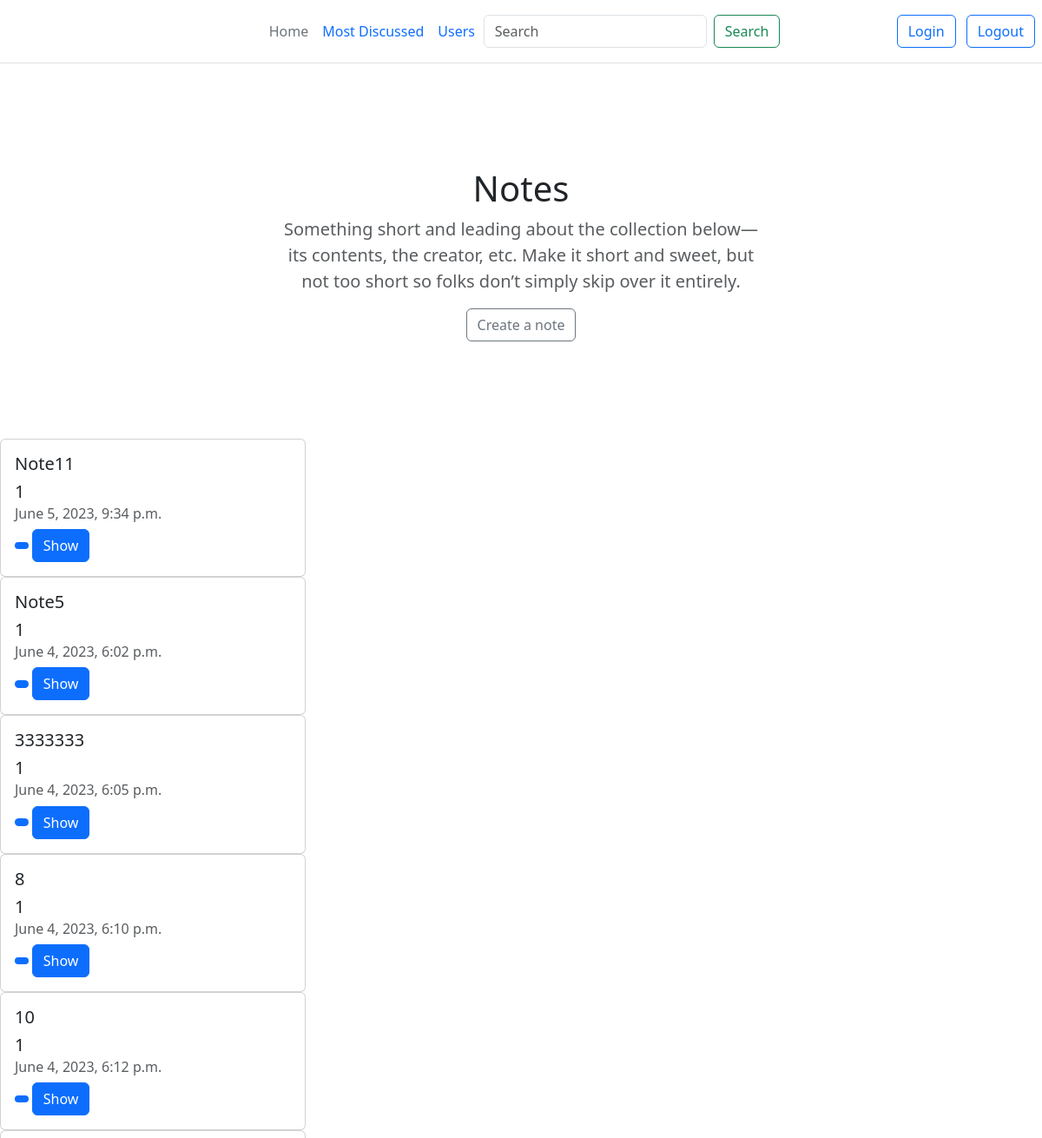
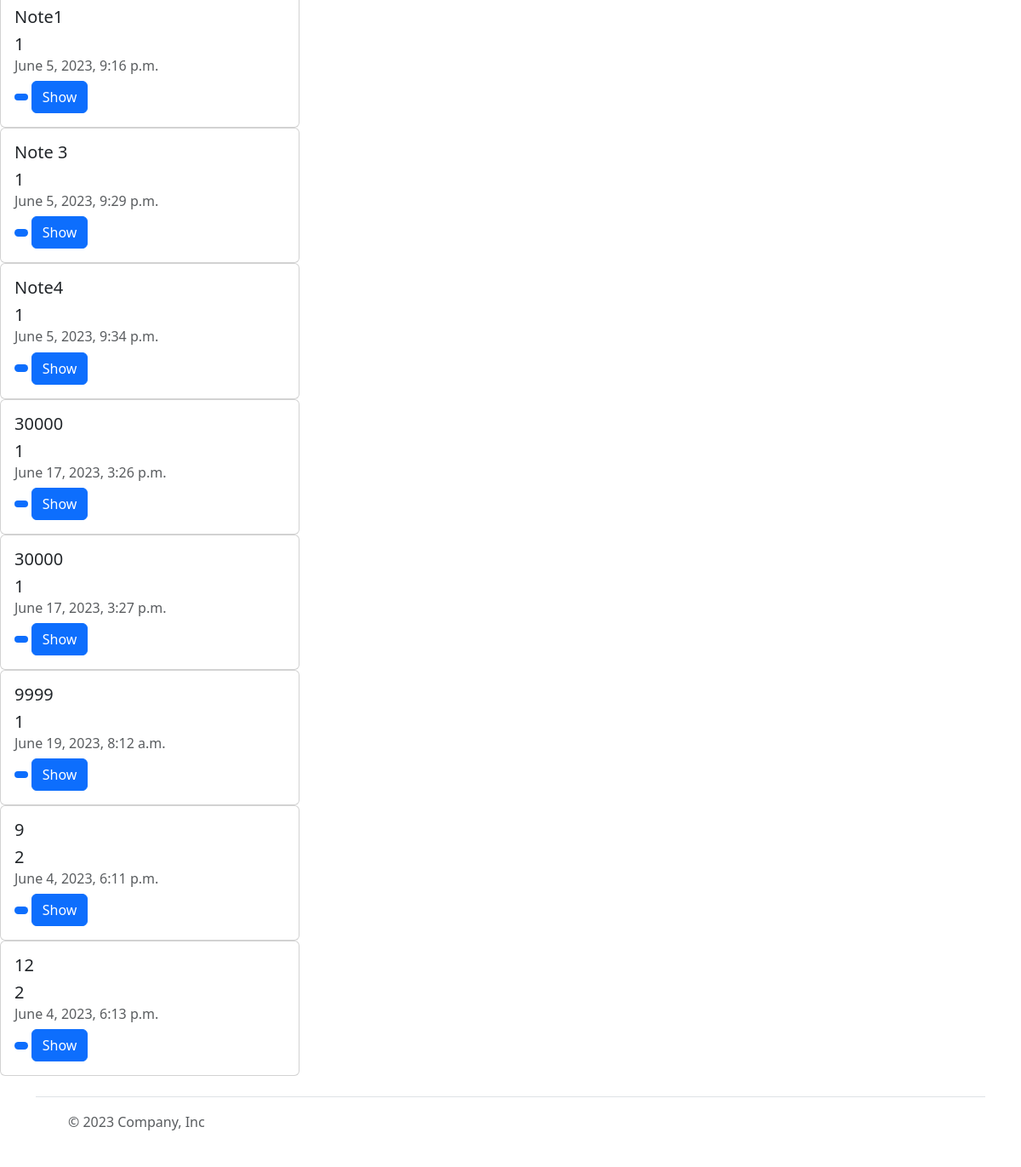
Screenshot of / (signed in) with the database file from the repository (2 pictures, top to bottom).
### todolist/models.py (models this page shows, shortened)
class Post(models.Model):
    title = models.CharField(max_length=100)
    created = models.DateTimeField(auto_now_add=True)
    content = models.TextField(max_length=300)
    user = models.ForeignKey("user.User", on_delete=models.CASCADE, related_name="posts")
    tags = models.ManyToManyField(Tag, related_name="posts")

### todolist/cls_views.py (the view)
# urls.py: path('', cls_views.PostList.as_view(), name="home"),
class PostList(View):
    def get_queryset(self):
        search = self.request.GET.get("search_str")
        if search:
            qs = Post.objects.all().select_related("user").annotate(comment_count=Count('comments'))\
                .values("id", "title", "created", "user").filter(Q(title__icontains=search))
        else:
            qs = Post.objects.all().select_related("user").annotate(comment_count=Count('comments')) \
                .values("id", "title", "created", "user")
        return qs
    def get(self, request):
        posts = self.get_queryset()
        return render(request, "todolist/home.html", {"posts": posts})

### templates/todolist/home.html (shortened to what this page needs)
{% extends "todolist/base.html" %}
{% block content %}
    {% for post in posts %}
       <div class="card" style="width: 22rem;">
            <div class="card-body">
                <h5 class="card-title"> {{post.title}}  </h5>
                <h5 class="card-title"> {{ post.user }} </h5>
                <h6 class="card-subtitle mb-2 text-body-secondary"> {{ post.created }} </h6>
                <span class="badge bg-primary rounded-pill"> {{ post.comment_count }} </span>
                <a href="/post/{{ post.id }}/show" class="btn btn-primary" >Show</a>
            </div>
       </div>
    {% endfor %}
{% endblock %}

### rows the page displays
Post: title "Note11", user "1", created "June 5, 2023, 9:34 p.m."
Post: title "Note5", user "1", created "June 4, 2023, 6:02 p.m."
Post: title "Note1", user "1", created "June 5, 2023, 9:16 p.m."
Post: title "Note 3", user "1", created "June 5, 2023, 9:29 p.m."
Post: title "Note4", user "1", created "June 5, 2023, 9:34 p.m."

### other values shown
{{ post.title }} "3333333" "8" "10" "30000" "30000" "9999" "9" "12"
{{ post.user }} "1" "1" "1" "1" "1" "1" "2" "2"
{{ post.created }} "June 4, 2023, 6:05 p.m." "June 4, 2023, 6:10 p.m." "June 4, 2023, 6:12 p.m." "June 17, 2023, 3:26 p.m." "June 17, 2023, 3:27 p.m." "June 19, 2023, 8:12 a.m." "June 4, 2023, 6:11 p.m." "June 4, 2023, 6:13 p.m."
